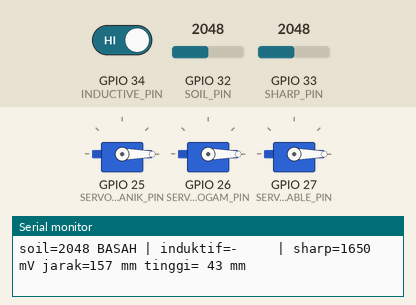
The sketch below on a simulated ESP32. On the bench: 3 × servo, the last lines printed to the serial monitor. The test bench sets the inputs (shaded band); at power-on: GPIO 33 (SHARP_PIN) = 2048, GPIO 34 (INDUCTIVE_PIN) HIGH, GPIO 32 (SOIL_PIN) = 2048 (analog values on the 0–4095 scale). Servo pulses on a pin are drawn as a servo (544–2400 µs = 0–180°).

Above: at 4.1 s.
4.2 s: GPIO 33 (SHARP_PIN) set to 2440
At 5.6 s:
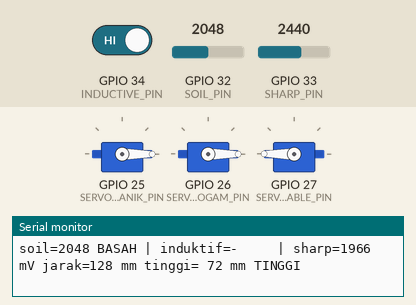
7.2 s: GPIO 34 (INDUCTIVE_PIN) driven LOW
At 8.1 s:
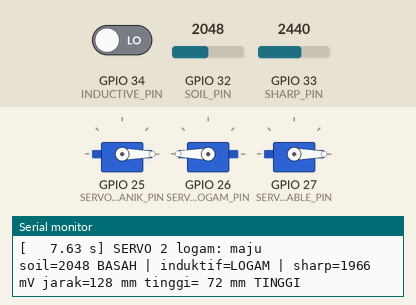
Timing chart, 0 to 10.2 s (numbered marks = the images above; inputs shaded):
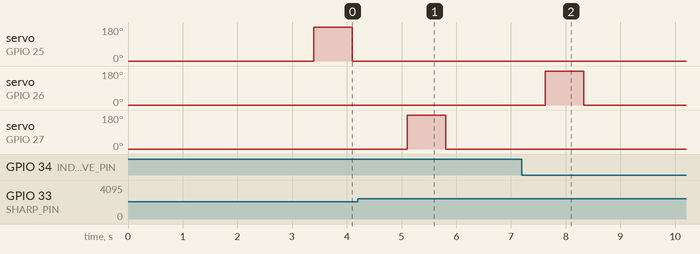

The sketch:

SensorServoTest.ino
```cpp
/*
 * ============================================================================
 *  PilahPintar — Uji sensor + servo per stasiun (ESP32)
 * ============================================================================
 *  Sketch mandiri: ESP32 + tiga sensor + tiga servo MG996R. Tanpa Wi-Fi,
 *  Firebase, atau STM32. Pasangan sensor -> servo sama dengan firmware utama:
 *
 *    stasiun 1  soil moisture basah     -> servo organik     (GPIO 25)
 *    stasiun 2  sensor induktif (logam) -> servo logam       (GPIO 26)
 *    stasiun 3  Sharp IR, benda tinggi  -> servo recyclable  (GPIO 27)
 *
 *  Begitu sensor mendeteksi sampah, servonya mendorong setelah jeda
 *  (jarak sensor ke pendorong / kecepatan sabuk). Servo selalu bergerak
 *  BERGILIRAN: kalau dua stasiun terpicu bersamaan, servo kedua menunggu
 *  servo pertama kembali. Servo yang diam ditahan di sudut awal.
 *
 *  Rangkaian (sama dengan config.h firmware utama):
 *    Soil moisture   VCC 3V3, GND, AOUT -> GPIO 32 (D32)
 *    Induktif        LJ12A3-4-Z/BX 12 V lewat PC817, pull-up 10 kΩ ke 3V3
 *                    -> GPIO 34 (LOW = ada logam)
 *    Sharp IR        GP2Y0A21 VCC 5 V, GND, Vo -> GPIO 33 (D33)
 *                    + kapasitor 10 µF dekat VCC–GND sensor
 *    Servo           sinyal ke GPIO 25 / 26 / 27, daya 6 V dari LM2596,
 *                    GND LM2596 WAJIB disatukan dengan GND ESP32
 *
 *  Buka Serial Monitor 115200 baud. Ketik perintah lalu Enter:
 *    v        tampilkan / sembunyikan nilai sensor tiap 0,5 detik
 *    s        aktifkan / matikan pemicu servo dari sensor
 *    b        jeda sabuk aktif / mati (mati = servo langsung mendorong)
 *    1 2 3    dorong satu servo secara manual
 *    ?        bantuan
 * ============================================================================
 */
#include <Arduino.h>

// ---------------------------------------------------------------------------
// Pengaturan — samakan dengan config.h firmware utama
// ---------------------------------------------------------------------------
#define SERVO_ORGANIK_PIN 25
#define SERVO_LOGAM_PIN 26
#define SERVO_RECYCLABLE_PIN 27
#define SERVO_HOME_DEG 0
#define SERVO_PUSH_DEG 180
#define SERVO_MIN_US 500
#define SERVO_MAX_US 2400

#define SOIL_PIN 32    // D32 (ADC1)
#define INDUCTIVE_PIN 34
#define SHARP_PIN 33   // D33 (ADC1)

#define SOIL_WET_RAW 2200            // <= nilai ini dianggap basah (organik)
#define SHARP_BELT_DISTANCE_MM 200   // jarak Sharp IR ke sabuk kosong
#define BOTTLE_MIN_HEIGHT_MM 45      // benda setinggi ini atau lebih -> recyclable
#define SHARP_CURVE_A 27.86f         // jarak_cm = A * V^-B
#define SHARP_CURVE_B 1.15f

#define BELT_SPEED_MM_S 100.0f
#define STATION_ORGANIK_SENSOR_TO_PUSHER_MM 40
#define STATION_LOGAM_SENSOR_TO_PUSHER_MM 40
#define STATION_RECYCLABLE_SENSOR_TO_PUSHER_MM 40
#define STATION_MIN_ACTIVE_MS 20     // sensor harus aktif selama ini (anti derau)

constexpr uint32_t kPushMs = 700;        // waktu fase maju
constexpr uint32_t kReturnMs = 700;      // waktu fase kembali
constexpr uint32_t kServoGapMs = 300;    // jeda sebelum servo berikutnya boleh bergerak
constexpr uint32_t kReleaseMs = 150;     // sensor harus mati selama ini sebelum bisa memicu lagi
constexpr uint32_t kHomeStaggerMs = 800; // waktu tiap servo menuju sudut awal saat boot
constexpr uint32_t kMonitorIntervalMs = 500;

constexpr uint32_t kPwmFreqHz = 50;
constexpr uint8_t kPwmBits = 16;
constexpr uint32_t kPeriodUs = 1000000UL / kPwmFreqHz;
constexpr uint32_t kSerialLineTimeoutMs = 100;

constexpr uint8_t kSharpSamples = 5;     // median 5 sampel meredam derau Sharp IR
constexpr int kSharpMinMm = 80, kSharpMaxMm = 900;  // di luar ini tidak valid
constexpr uint8_t kSoilSamples = 4;

// ---------------------------------------------------------------------------
// Data stasiun
// ---------------------------------------------------------------------------
struct Station {
  const char *name;
  const char *sensor;
  uint8_t servoPin;
  uint8_t ledcChannel;
  uint16_t sensorToPusherMm;
  // status sensor
  bool raw;              // sensor aktif saat ini (belum di-debounce)
  uint32_t sinceMs;      // mulai aktif
  uint32_t lastActiveMs; // terakhir aktif
  bool fired;            // sudah memicu servo untuk benda ini
  // antrean servo
  bool pending;
  uint32_t dueMs;
};

Station stations[] = {
    {"organik", "soil", SERVO_ORGANIK_PIN, 0, STATION_ORGANIK_SENSOR_TO_PUSHER_MM},
    {"logam", "induktif", SERVO_LOGAM_PIN, 2, STATION_LOGAM_SENSOR_TO_PUSHER_MM},
    {"recyclable", "sharp", SERVO_RECYCLABLE_PIN, 4, STATION_RECYCLABLE_SENSOR_TO_PUSHER_MM},
};
constexpr uint8_t kCount = sizeof(stations) / sizeof(stations[0]);

// Nilai sensor terakhir
int soilRaw = 4095;
bool inductive = false;
int sharpMv = 0;
int sharpMm = -1;
int heightMm = 0;
uint16_t sharpBuf[kSharpSamples] = {0};
uint8_t sharpIdx = 0;

// Servo
enum class Phase : uint8_t { Idle, Push, Return, Gap };
Phase phase = Phase::Idle;
uint8_t current = 0;
uint32_t phaseStartMs = 0;

bool armed = true;       // sensor memicu servo
bool monitor = true;     // tampilkan nilai sensor
bool beltDelay = true;   // pakai jeda jarak sensor -> pendorong
uint32_t lastMonitorMs = 0;

char lineBuf[16];
uint8_t lineLen = 0;
uint32_t lastCharMs = 0;

// ---------------------------------------------------------------------------
// Servo (LEDC langsung)
// ---------------------------------------------------------------------------
uint32_t degToDuty(int deg) {
  deg = constrain(deg, 0, 180);
  const uint32_t us = map(deg, 0, 180, SERVO_MIN_US, SERVO_MAX_US);
  return (uint32_t)((uint64_t)us * ((1UL << kPwmBits) - 1) / kPeriodUs);
}

void servoWrite(const Station &s, int deg) { ledcWrite(s.servoPin, degToDuty(deg)); }

void setupServos() {
  for (uint8_t i = 0; i < kCount; i++) {
    Station &s = stations[i];
    const bool ok = ledcAttachChannel(s.servoPin, kPwmFreqHz, kPwmBits, s.ledcChannel);
    ledcWrite(s.servoPin, 0);
    Serial.printf("  servo %u %-10s GPIO %u kanal %u: %s\n", i + 1, s.name, s.servoPin,
                  s.ledcChannel, ok ? "OK" : "GAGAL");
  }
  // Ke sudut awal satu per satu agar arus awal tidak menumpuk; lalu ditahan.
  for (uint8_t i = 0; i < kCount; i++) {
    servoWrite(stations[i], SERVO_HOME_DEG);
    delay(kHomeStaggerMs);
  }
}

uint32_t stationDelayMs(const Station &s) {
  if (!beltDelay) return 0;
  return (uint32_t)lroundf(s.sensorToPusherMm * 1000.0f / BELT_SPEED_MM_S);
}

// Masukkan dorongan ke antrean. false jika servo itu sudah antre / bergerak.
bool requestPush(uint8_t i, uint32_t dueMs) {
  Station &s = stations[i];
  if (s.pending || (phase != Phase::Idle && phase != Phase::Gap && current == i)) return false;
  s.pending = true;
  s.dueMs = dueMs;
  return true;
}

void startPush(uint8_t i, uint32_t now) {
  Station &s = stations[i];
  s.pending = false;
  current = i;
  servoWrite(s, SERVO_PUSH_DEG);
  const int32_t late = (int32_t)(now - s.dueMs);
  Serial.printf("[%7.2f s] SERVO %u %s: maju%s\n", now / 1000.0f, i + 1, s.name,
                late > 50 ? " (terlambat, menunggu servo lain)" : "");
  phase = Phase::Push;
  phaseStartMs = now;
}

void updateServos(uint32_t now) {
  const uint32_t elapsed = now - phaseStartMs;
  switch (phase) {
    case Phase::Idle:
    case Phase::Gap: {
      if (phase == Phase::Gap && elapsed < kServoGapMs) break;
      phase = Phase::Idle;
      // Pilih antrean yang jatuh tempo paling awal.
      int8_t next = -1;
      for (uint8_t i = 0; i < kCount; i++) {
        const Station &s = stations[i];
        if (!s.pending || (int32_t)(now - s.dueMs) < 0) continue;
        if (next < 0 || (int32_t)(s.dueMs - stations[next].dueMs) < 0) next = i;
      }
      if (next >= 0) startPush(next, now);
      break;
    }
    case Phase::Push:
      if (elapsed >= kPushMs) {
        servoWrite(stations[current], SERVO_HOME_DEG);
        phase = Phase::Return;
        phaseStartMs = now;
      }
      break;
    case Phase::Return:
      if (elapsed >= kReturnMs) {
        Serial.printf("[%7.2f s] SERVO %u %s: kembali\n", now / 1000.0f, current + 1,
                      stations[current].name);
        phase = Phase::Gap;
        phaseStartMs = now;
      }
      break;
  }
}

// ---------------------------------------------------------------------------
// Sensor
// ---------------------------------------------------------------------------
int sharpMmFromMv(int mv) {
  if (mv < 300) return -1;
  const float cm = SHARP_CURVE_A * powf(mv / 1000.0f, -SHARP_CURVE_B);
  return (int)lroundf(cm * 10.0f);
}

uint16_t medianSharp() {
  uint16_t v[kSharpSamples];
  memcpy(v, sharpBuf, sizeof v);
  for (uint8_t a = 1; a < kSharpSamples; a++) {
    const uint16_t x = v[a];
    int8_t b = a - 1;
    while (b >= 0 && v[b] > x) {
      v[b + 1] = v[b];
      b--;
    }
    v[b + 1] = x;
  }
  return v[kSharpSamples / 2];
}

void readSensors() {
  long sum = 0;
  for (uint8_t i = 0; i < kSoilSamples; i++) sum += analogRead(SOIL_PIN);
  soilRaw = sum / kSoilSamples;

  // PC817 menarik output ke LOW saat sensor induktif mendeteksi logam.
  inductive = digitalRead(INDUCTIVE_PIN) == LOW;

  sharpBuf[sharpIdx] = (uint16_t)analogReadMilliVolts(SHARP_PIN);
  sharpIdx = (sharpIdx + 1) % kSharpSamples;
  sharpMv = medianSharp();
  sharpMm = sharpMmFromMv(sharpMv);
  const bool valid = sharpMm >= kSharpMinMm && sharpMm <= kSharpMaxMm;
  heightMm = valid ? SHARP_BELT_DISTANCE_MM - sharpMm : 0;

  stations[0].raw = soilRaw <= SOIL_WET_RAW;
  stations[1].raw = inductive;
  stations[2].raw = valid && heightMm >= BOTTLE_MIN_HEIGHT_MM;
}

void sensorDetail(uint8_t i, char *buf, size_t n) {
  switch (i) {
    case 0: snprintf(buf, n, "soil=%d (basah <= %d)", soilRaw, SOIL_WET_RAW); break;
    case 1: snprintf(buf, n, "induktif=LOW (logam)"); break;
    default: snprintf(buf, n, "tinggi=%d mm (>= %d)", heightMm, BOTTLE_MIN_HEIGHT_MM); break;
  }
}

void updateStations(uint32_t now) {
  for (uint8_t i = 0; i < kCount; i++) {
    Station &s = stations[i];
    if (s.raw) {
      if (now - s.lastActiveMs > kReleaseMs) {  // benda baru
        s.sinceMs = now;
        s.fired = false;
      }
      s.lastActiveMs = now;
      if (!s.fired && now - s.sinceMs >= STATION_MIN_ACTIVE_MS) {
        s.fired = true;
        char detail[48];
        sensorDetail(i, detail, sizeof detail);
        if (!armed) {
          Serial.printf("[%7.2f s] DETEKSI %s: %s (pemicu servo mati)\n", now / 1000.0f,
                        s.sensor, detail);
        } else if (requestPush(i, now + stationDelayMs(s))) {
          Serial.printf("[%7.2f s] DETEKSI %s: %s -> servo %s dalam %lu ms\n",
                        now / 1000.0f, s.sensor, detail, s.name, stationDelayMs(s));
        } else {
          Serial.printf("[%7.2f s] DETEKSI %s: %s (servo %s masih sibuk, diabaikan)\n",
                        now / 1000.0f, s.sensor, detail, s.name);
        }
      }
    }
  }
}

void printMonitor(uint32_t now) {
  if (!monitor || now - lastMonitorMs < kMonitorIntervalMs) return;
  lastMonitorMs = now;
  Serial.printf("soil=%4d %s | induktif=%s | sharp=%4d mV ", soilRaw,
                stations[0].raw ? "BASAH" : "kering", inductive ? "LOGAM" : "-    ", sharpMv);
  if (sharpMm >= kSharpMinMm && sharpMm <= kSharpMaxMm) {
    Serial.printf("jarak=%3d mm tinggi=%3d mm %s\n", sharpMm, heightMm,
                  stations[2].raw ? "TINGGI" : "");
  } else {
    Serial.println("jarak=di luar jangkauan");
  }
}

// ---------------------------------------------------------------------------
// Perintah Serial
// ---------------------------------------------------------------------------
void printHelp() {
  Serial.println();
  Serial.println("=== Uji sensor + servo per stasiun ===");
  Serial.println("  stasiun 1  soil moisture (GPIO 32)  -> servo organik    (GPIO 25)");
  Serial.println("  stasiun 2  induktif      (GPIO 34)  -> servo logam      (GPIO 26)");
  Serial.println("  stasiun 3  Sharp IR      (GPIO 33)  -> servo recyclable (GPIO 27)");
  Serial.println("Perintah:");
  Serial.println("  v       tampilkan / sembunyikan nilai sensor");
  Serial.println("  s       aktifkan / matikan pemicu servo dari sensor");
  Serial.println("  b       jeda sabuk aktif / mati");
  Serial.println("  1 2 3   dorong satu servo secara manual");
  Serial.println("  ?       bantuan ini");
  Serial.printf("Status: pemicu servo %s, jeda sabuk %s (%lu ms), tampilan nilai %s\n\n",
                armed ? "AKTIF" : "mati", beltDelay ? "AKTIF" : "mati",
                stationDelayMs(stations[0]), monitor ? "AKTIF" : "mati");
}

void handleCommand(const char *line) {
  const char cmd = (char)tolower((unsigned char)line[0]);
  if (cmd >= '1' && cmd < '1' + kCount && line[1] == '\0') {
    const uint8_t i = cmd - '1';
    Serial.println(requestPush(i, millis()) ? "Dorong manual masuk antrean."
                                            : "Servo itu sedang antre / bergerak.");
    return;
  }
  switch (cmd) {
    case 'v':
      monitor = !monitor;
      Serial.printf("Tampilan nilai sensor %s.\n", monitor ? "AKTIF" : "mati");
      break;
    case 's':
      armed = !armed;
      Serial.printf("Pemicu servo dari sensor %s.\n", armed ? "AKTIF" : "mati");
      break;
    case 'b':
      beltDelay = !beltDelay;
      Serial.printf("Jeda sabuk %s (%lu ms).\n", beltDelay ? "AKTIF" : "mati",
                    stationDelayMs(stations[0]));
      break;
    case '?':
      printHelp();
      break;
    default:
      Serial.printf("Perintah tidak dikenal: \"%s\" (ketik ? untuk bantuan)\n", line);
      break;
  }
}

void readSerial() {
  while (Serial.available()) {
    const char ch = (char)Serial.read();
    lastCharMs = millis();
    if (ch == '\r' || ch == '\n') {
      if (lineLen > 0) {
        lineBuf[lineLen] = '\0';
        handleCommand(lineBuf);
        lineLen = 0;
      }
    } else if (ch != ' ' && lineLen < sizeof(lineBuf) - 1) {
      lineBuf[lineLen++] = ch;
    }
  }
  if (lineLen > 0 && millis() - lastCharMs >= kSerialLineTimeoutMs) {
    lineBuf[lineLen] = '\0';
    handleCommand(lineBuf);
    lineLen = 0;
  }
}

// ---------------------------------------------------------------------------

void setup() {
  Serial.begin(115200);
  delay(500);
  printHelp();

  pinMode(INDUCTIVE_PIN, INPUT);  // GPIO 34 tanpa pull-up internal: pakai 10 kΩ eksternal
  analogReadResolution(12);
  analogSetPinAttenuation(SOIL_PIN, ADC_11db);
  analogSetPinAttenuation(SHARP_PIN, ADC_11db);
  for (uint8_t i = 0; i < kSharpSamples; i++) {
    sharpBuf[i] = (uint16_t)analogReadMilliVolts(SHARP_PIN);
    delay(5);
  }

  Serial.println("Menyiapkan servo:");
  setupServos();
  Serial.println("Siap. Dekatkan sampah ke sensor.\n");
}

void loop() {
  const uint32_t now = millis();
  readSerial();
  readSensors();
  updateStations(now);
  updateServos(now);
  printMonitor(now);
  delay(5);
}
```

Measured:
- after the input at 4.2 s, servo on GPIO 27 (SERVO_RECYCLABLE_PIN): 0° → 180° after 0.91 s, → 0° 0.70 s later
- after the input at 7.2 s, servo on GPIO 26 (SERVO_LOGAM_PIN): 0° → 180° after 0.43 s, → 0° 0.70 s later
